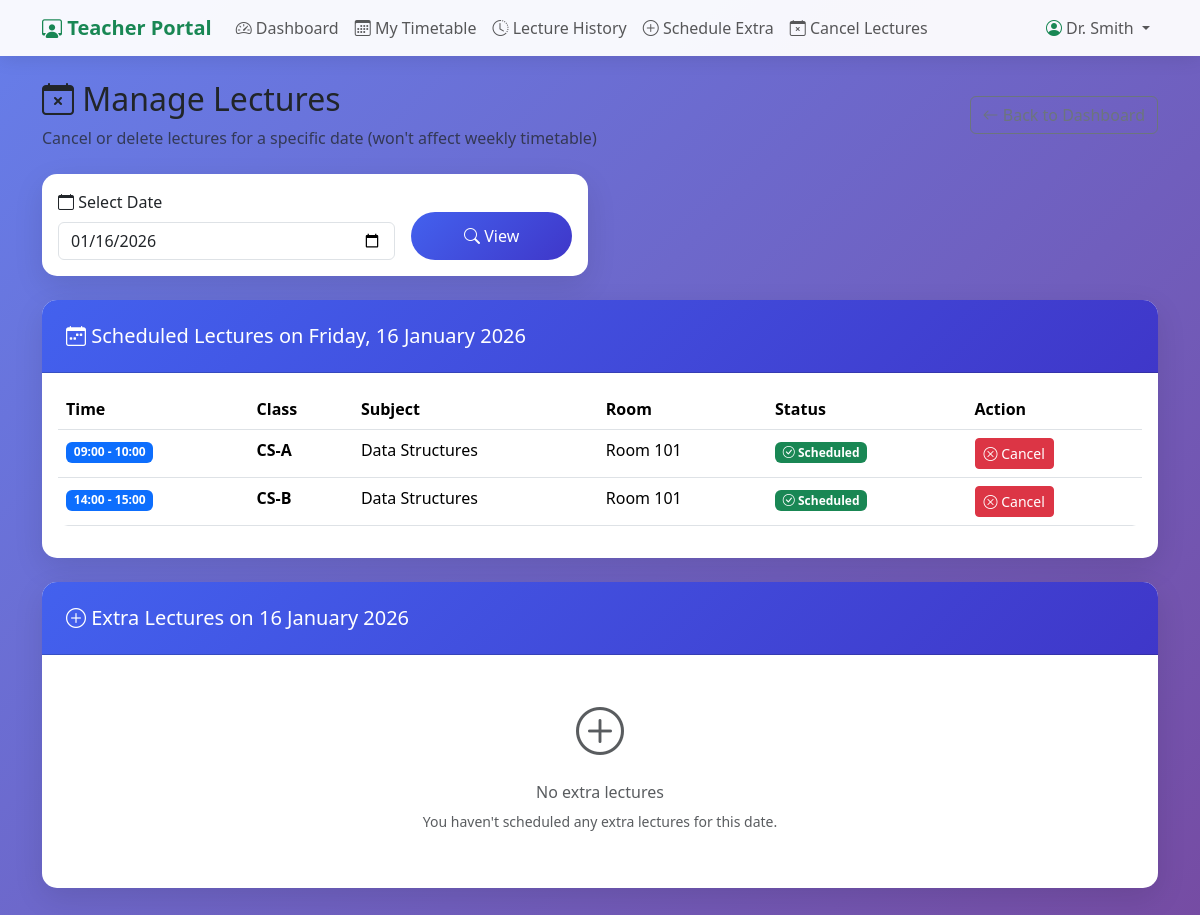
/teacher/cancel-lectures/ (signed in), run on an earlier commit of the app's database.
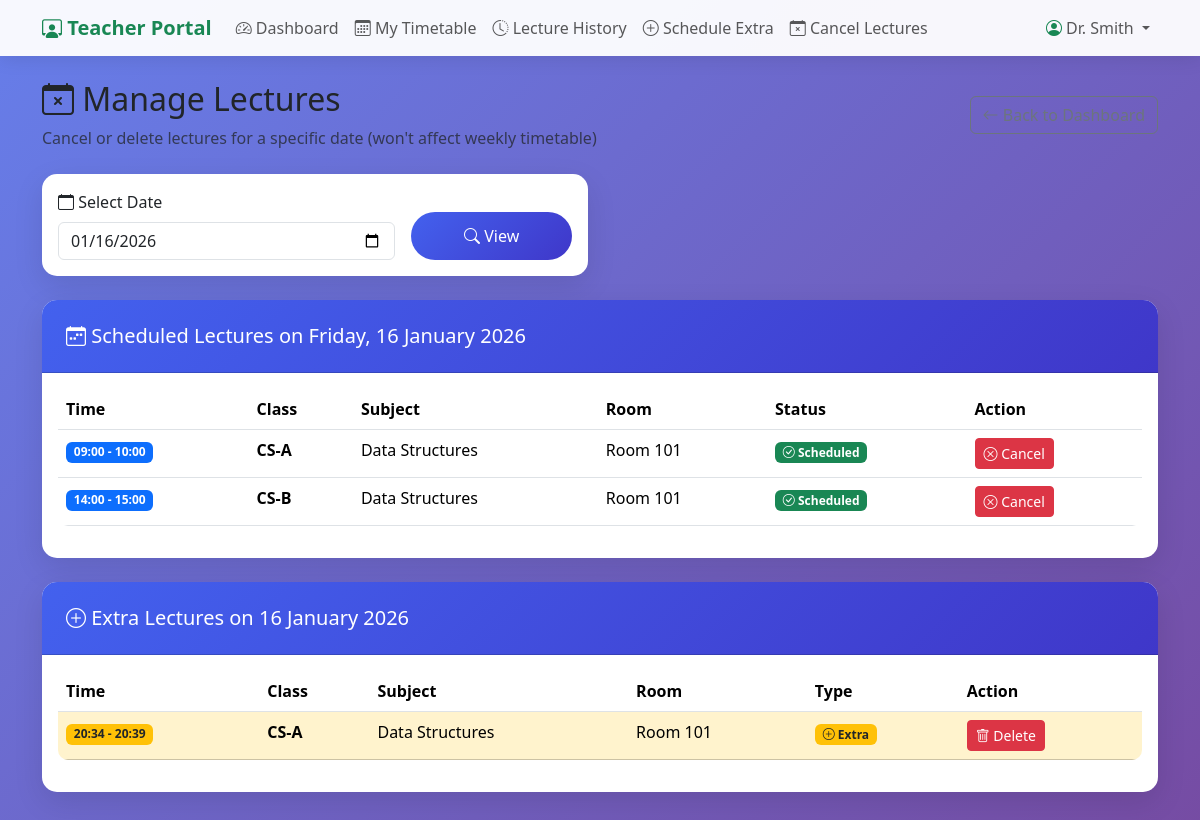
And on a later commit of the database.
### core/models.py (models this page shows, shortened)
class Timetable(models.Model):
    DAYS_OF_WEEK = [
        (0, 'Monday'),
        (1, 'Tuesday'),
        (2, 'Wednesday'),
        (3, 'Thursday'),
        (4, 'Friday'),
        (5, 'Saturday'),
        (6, 'Sunday'),
    ]
    room = models.ForeignKey(Room, on_delete=models.CASCADE, related_name='timetable_entries', null=True, blank=True)
    classroom = models.ForeignKey(Classroom, on_delete=models.CASCADE, related_name='timetable_entries')
    subject = models.ForeignKey(Subject, on_delete=models.CASCADE, related_name='timetable_entries')
    teacher = models.ForeignKey(Teacher, on_delete=models.CASCADE, related_name='timetable_entries')
    day_of_week = models.IntegerField(choices=DAYS_OF_WEEK)
    start_time = models.TimeField()
    end_time = models.TimeField()
    is_recurring = models.BooleanField(default=True, help_text="False for extra/one-time lectures")
    extra_date = models.DateField(null=True, blank=True, help_text="Specific date for non-recurring lectures")
    class Meta:
        ordering = ['day_of_week', 'start_time']
        unique_together = ['room', 'day_of_week', 'start_time']

class Classroom(models.Model):
    name = models.CharField(max_length=50, unique=True)  # e.g., "CS-A", "IT-B"
    description = models.TextField(blank=True)
    def __str__(self):
        return self.name
    class Meta:
        ordering = ['name']

class Subject(models.Model):
    name = models.CharField(max_length=100)
    code = models.CharField(max_length=20, unique=True)  # e.g., "CS101"
    class Meta:
        ordering = ['code']

class Room(models.Model):
    name = models.CharField(max_length=50, unique=True)  # e.g., "Room 101", "Lab 1"
    description = models.TextField(blank=True)
    camera_index = models.IntegerField(default=0, help_text="Camera index for cv2.VideoCapture (0 for default)")
    def __str__(self):
        return self.name
    class Meta:
        ordering = ['name']

### core/views.py (the view, shortened to what this page needs)
# urls.py: path('teacher/cancel-lectures/', views.teacher_cancel_lectures, name='teacher_cancel_lectures'),
@login_required
def teacher_cancel_lectures(request):
    teacher = get_teacher_or_redirect(request)
    if not teacher:
        messages.error(request, "Access denied.")
        return redirect('teacher_login')
    today = timezone.now().date()
    selected_date = request.GET.get('date', today.isoformat())
    try:
        selected_date = datetime.strptime(selected_date, '%Y-%m-%d').date()
    except:
        selected_date = today
    day_of_week = selected_date.weekday()
    recurring_lectures = Timetable.objects.filter(
        teacher=teacher,
        day_of_week=day_of_week,
        is_recurring=True
    ).order_by('start_time')
    extra_lectures = Timetable.objects.filter(
        teacher=teacher,
        is_recurring=False,
        extra_date=selected_date
    ).order_by('start_time')
    recurring_with_status = []
    for timetable in recurring_lectures:
        is_cancelled = CancelledLecture.objects.filter(
            timetable=timetable,
            date=selected_date
        ).exists()
        recurring_with_status.append({
            'timetable': timetable,
            'is_cancelled': is_cancelled,
            'is_extra': False,
        })
    extra_with_status = []
    for timetable in extra_lectures:
        extra_with_status.append({
            'timetable': timetable,
            'is_cancelled': False,
            'is_extra': True,
        })
    context = {
        'teacher': teacher,
        'selected_date': selected_date,
        'today': today,
        'day_name': ['Monday', 'Tuesday', 'Wednesday', 'Thursday', 'Friday', 'Saturday', 'Sunday'][day_of_week],
        'recurring_with_status': recurring_with_status,
        'extra_with_status': extra_with_status,
    }
    return render(request, 'core/teacher/cancel_lectures.html', context)

### core/views.py (called while the page is built)
def get_teacher_or_redirect(request):
    try:
        return request.user.teacher_profile
    except (Teacher.DoesNotExist, AttributeError):
        return None

### templates/core/teacher/cancel_lectures.html (shortened to what the changed rows need)
{% extends 'base.html' %}
{% block content %}
<div class="row mb-4">
    <div class="col-12">
        <div class="d-flex justify-content-between align-items-center">
            <div>
                <h2><i class="bi bi-calendar-x"></i> Manage Lectures</h2>
            </div>
        </div>
    </div>
</div>
<div class="row mb-4">
    <div class="col-12">
        <div class="card">
            <div class="card-body">
                {% if recurring_with_status %}
                <div class="table-responsive">
                    <table class="table table-hover">
                        <thead>
                            <tr>
                                <th>Time</th>
                                <th>Class</th>
                                <th>Subject</th>
                                <th>Room</th>
                                <th>Status</th>
                                <th>Action</th>
                            </tr>
                        </thead>
                        <tbody>
                            {% for item in recurring_with_status %}
                            <tr class="{% if item.is_cancelled %}table-danger{% endif %}">
                                <td>
                                    <span class="badge bg-primary">
                                        {{ item.timetable.start_time|time:"H:i" }} - {{ item.timetable.end_time|time:"H:i" }}
                                    </span>
                                </td>
                                <td><strong>{{ item.timetable.classroom }}</strong></td>
                                <td>{{ item.timetable.subject.name }}</td>
                                <td>{{ item.timetable.room }}</td>
                                <td>
                                    {% if item.is_cancelled %}
                                    <span class="badge bg-danger"><i class="bi bi-x-circle"></i> Cancelled</span>
                                    {% else %}
                                    <span class="badge bg-success"><i class="bi bi-check-circle"></i> Scheduled</span>
                                    {% endif %}
                                </td>
                                <td>
                                    {% if item.is_cancelled %}
                                    <form method="post" class="d-inline">
                                        {% csrf_token %}
                                        <input type="hidden" name="action" value="uncancel">
                                        <input type="hidden" name="timetable_id" value="{{ item.timetable.id }}">
                                        <button type="submit" class="btn btn-sm btn-success">
                                            <i class="bi bi-arrow-counterclockwise"></i> Restore
                                        </button>
                                    </form>
                                    {% else %}
                                    <button type="button" class="btn btn-sm btn-danger"
                                            data-bs-toggle="modal"
                                            data-bs-target="#cancelModal{{ item.timetable.id }}">
                                        <i class="bi bi-x-circle"></i> Cancel
                                    </button>
                                    {% endif %}
                                </td>
                            </tr>
                            {% endfor %}
                        </tbody>
                    </table>
                </div>
                {% else %}
                <div class="text-center py-4">
                    <i class="bi bi-calendar-x text-muted" style="font-size: 3rem;"></i>
                    <h6 class="text-muted mt-3">No scheduled lectures</h6>
                    <p class="text-muted small">You don't have any regular lectures on {{ day_name }}.</p>
                </div>
                {% endif %}
            </div>
        </div>
    </div>
</div>
<div class="row">
    <div class="col-12">
        <div class="card">
            <div class="card-header bg-warning">
                <h5 class="mb-0">
                    <i class="bi bi-plus-circle"></i>
                    Extra Lectures on {{ selected_date|date:"d F Y" }}
                </h5>
            </div>
            <div class="card-body">
                {% if extra_with_status %}
                <div class="table-responsive">
                    <table class="table table-hover">
                        <thead>
                            <tr>
                                <th>Time</th>
                                <th>Class</th>
                                <th>Subject</th>
                                <th>Room</th>
                                <th>Type</th>
                                <th>Action</th>
                            </tr>
                        </thead>
                        <tbody>
                            {% for item in extra_with_status %}
                            <tr class="table-warning">
                                <td>
                                    <span class="badge bg-warning text-dark">
                                        {{ item.timetable.start_time|time:"H:i" }} - {{ item.timetable.end_time|time:"H:i" }}
                                    </span>
                                </td>
                                <td><strong>{{ item.timetable.classroom }}</strong></td>
                                <td>{{ item.timetable.subject.name }}</td>
                                <td>{{ item.timetable.room }}</td>
                                <td>
                                    <span class="badge bg-warning text-dark"><i class="bi bi-plus-circle"></i> Extra</span>
                                </td>
                                <td>
                                    <button type="button" class="btn btn-sm btn-danger"
                                            data-bs-toggle="modal"
                                            data-bs-target="#deleteExtraModal{{ item.timetable.id }}">
                                        <i class="bi bi-trash"></i> Delete
                                    </button>
                                </td>
                            </tr>
                            {% endfor %}
                        </tbody>
                    </table>
                </div>
                {% else %}
                <div class="text-center py-4">
                    <i class="bi bi-plus-circle text-muted" style="font-size: 3rem;"></i>
                    <h6 class="text-muted mt-3">No extra lectures</h6>
                    <p class="text-muted small">You haven't scheduled any extra lectures for this date.</p>
                </div>
                {% endif %}
            </div>
        </div>
    </div>
</div>
{% endblock %}

What changed in the data, as far as the page shows it:
added Timetable: extra_date "16 January 2026", timetable.start_time "20:34", timetable.end_time "20:39", timetable.classroom "CS-A", timetable.subject.name "Data Structures", timetable.room "Room 101", shown under "Extra Lectures on 16 January 2026"
Also different on the page:
{{ selected_date|date:"d F Y" }}: "16 January 2026" → (not shown)
text no longer shown: "No extra lectures You haven't scheduled any extra lectures for this date."
text now shown: "Time Class Subject Room Type Action"
